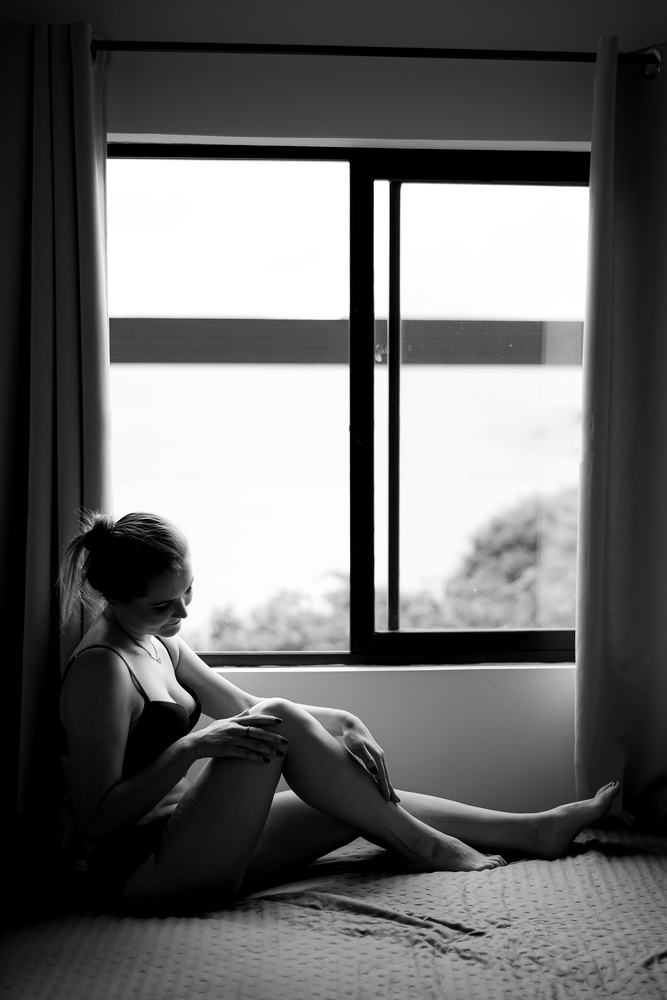
#> input picture Point_operations/ref_220192J.jpg, 667 x 1000 px, shrunk from 4000 x 6000 before the run
$ python dev.py
#> lines starting #> are read from the running program, lines starting #| are printed output that depends on the picture
import cv2
import numpy as np
from matplotlib import pyplot as plt

ref_image = cv2.imread('ref_220192J.jpg', cv2.IMREAD_GRAYSCALE)
#> ref_image is the input picture: shape (1000, 667); min 0, max 255, mean 105.9
test_image = cv2.imread('test5_220192J.jpg', cv2.IMREAD_GRAYSCALE)
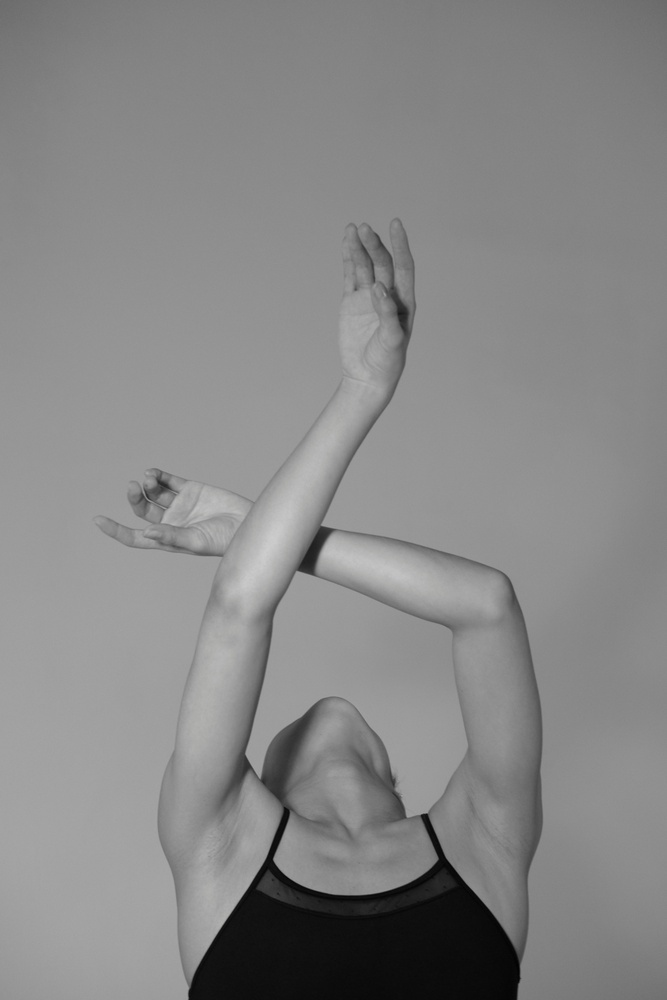
#> input picture Point_operations/test5_220192J.jpg, 667 x 1000 px, shrunk from 4000 x 6000 before the run
#> test_image: shape (1000, 667); min 1, max 205, mean 134.9

def histogram_match(ref_cdf, test_cdf):

    # Build mapping (lookup table)
    mapping = np.zeros(256, dtype=np.uint8)
    ref_idx = 0
    for test_idx in range(256):
        while ref_idx < 255 and ref_cdf[ref_idx] < test_cdf[test_idx]:
            ref_idx += 1
        mapping[test_idx] = ref_idx
    return mapping

def histogram_pdf_cdf_calculator(image):
    hist, _ = np.histogram(image.flatten(), 256, [0,256])
#> hist = 256 values, max 22021 at index 135, min 0 at index 0, mean 2605.5
    pdf = hist / hist.sum()
#> pdf = 256 values, max 0.033 at index 135, min 0 at index 0, mean 0.00391
    cdf = np.cumsum(pdf)
#> cdf = 256 values from 0 to 1
    return pdf, cdf

def main():
    # Compute histograms
    test_hist_norm, test_cdf = histogram_pdf_cdf_calculator(test_image)
#> test_hist_norm has the same summary as pdf in histogram_pdf_cdf_calculator; test_cdf = 256 values from 0 to 1
    ref_hist_norm, ref_cdf = histogram_pdf_cdf_calculator(ref_image)
#> ref_hist_norm = 256 values, max 0.0924 at index 0, min 0.000531 at index 234, mean 0.00391; ref_cdf = 256 values from 0.0924 to 1

    mapping = histogram_match(ref_cdf, test_cdf)
#> mapping = 256 values from 0 to 255
    processed_image = mapping[test_image]
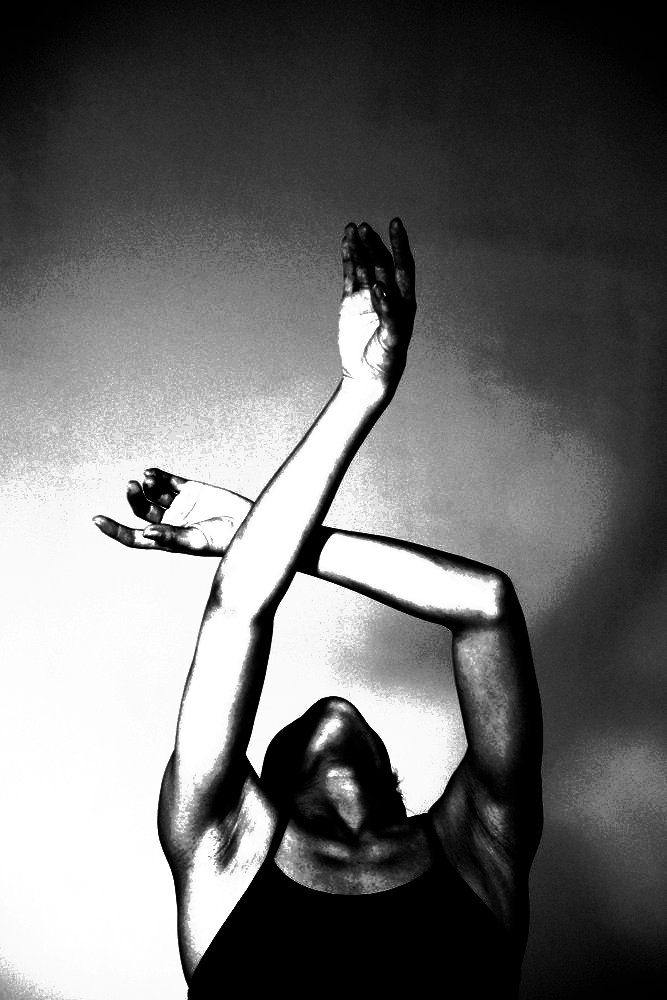
#> processed_image: shape (1000, 667); min 0, max 255, mean 108.6
    processed_hist_norm, processed_cdf = histogram_pdf_cdf_calculator(processed_image)
#> processed_hist_norm = 256 values, max 0.0921 at index 0, min 0 at index 4, mean 0.00391; processed_cdf = 256 values from 0.0921 to 1
    cv2.imwrite('processed_image.jpg', processed_image)

    # Plot
    plt.figure(figsize=(12,7))

    plt.subplot(2,2,1)
    plt.fill_between(range(len(ref_hist_norm)), ref_hist_norm, alpha=0.7, label='Ref PDF')
    plt.fill_between(range(len(test_hist_norm)), test_hist_norm, alpha=0.7, label='Test PDF')
    plt.title('PDFs')
    plt.legend()

    plt.subplot(2,2,2)
    plt.plot(ref_cdf, label='Ref CDF')
    plt.plot(test_cdf, label='Test CDF')
    plt.title('Normalized CDFs')
    plt.legend()

    plt.subplot(2,2,3)
    plt.fill_between(range(len(ref_hist_norm)), ref_hist_norm, alpha=0.7, label='Ref PDF')
    plt.fill_between(range(len(processed_hist_norm)), processed_hist_norm, alpha=0.7, label='Processed PDF')
    plt.title('Processed PDF vs Ref PDF')
    plt.legend()

    plt.subplot(2,2,4)
    plt.plot(ref_cdf, label='Ref CDF')
    plt.plot(processed_cdf, label='Processed CDF')
    plt.title('Processed CDF vs Ref CDF')
    plt.legend()

    plt.figure(figsize=(15,5))   # wider since 3 images side by side

    plt.subplot(1,3,1)
    plt.imshow(ref_image, cmap='gray')
    plt.title("Reference Image")
    plt.axis("off")

    plt.subplot(1,3,2)
    plt.imshow(test_image, cmap='gray')
    plt.title("Test Image")
    plt.axis("off")

    plt.subplot(1,3,3)
    plt.imshow(processed_image, cmap='gray')
    plt.title("Processed Image")
    plt.axis("off")

    plt.show()
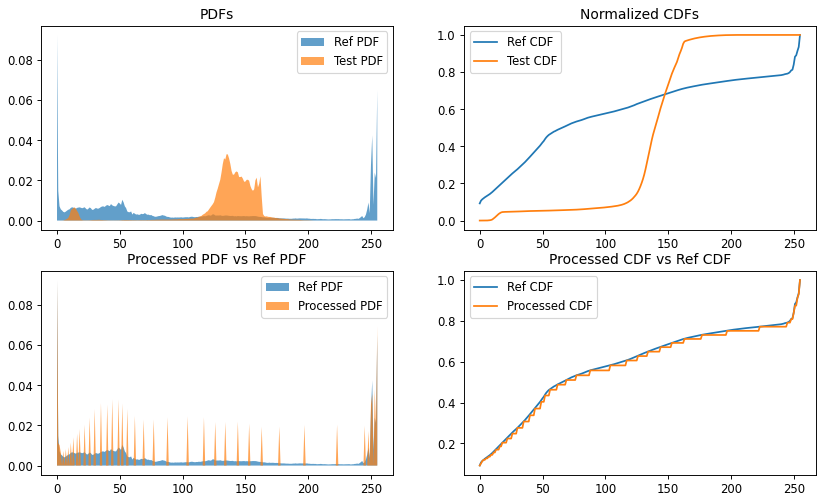
#> figure drawn by matplotlib, 4 panels; panel 2: curve peaks at x = 255, y = 1; panel 2: curve peaks at x = 205, y = 1; panel 4: curve peaks at x = 255, y = 1; panel 4: curve peaks at x = 255, y = 1
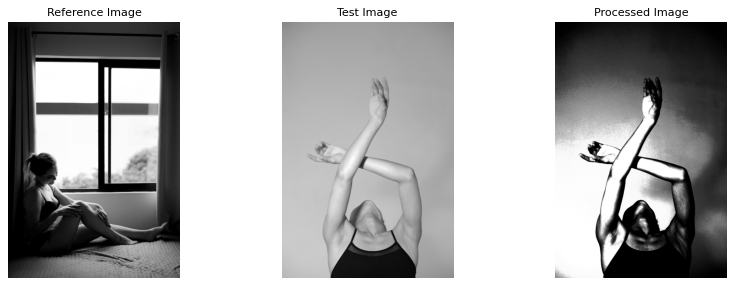
#> figure drawn by matplotlib, 3 panels

if __name__ == "__main__":
    main()
